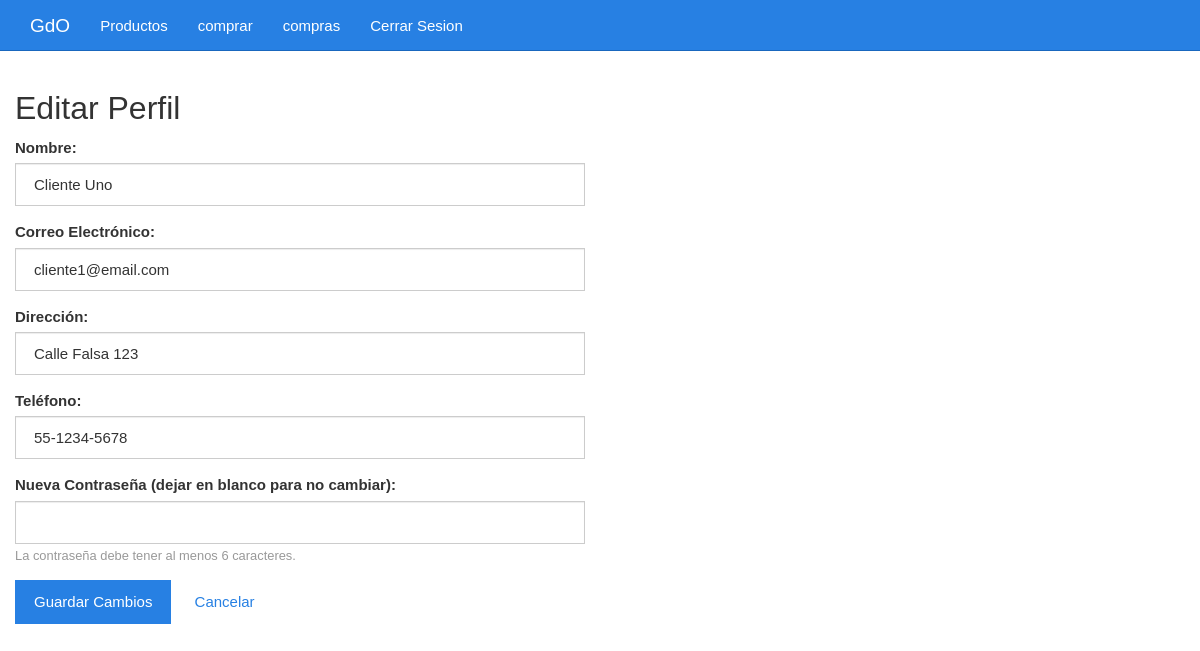
Screenshot of /cliente/editar_perfil.php (signed in) with the database file from the repository.
### tables this page shows
CREATE TABLE `usuarios` (
  `id` int NOT NULL,
  `nombre` varchar(255) NOT NULL,
  `email` varchar(255) NOT NULL,
  `password` varchar(255) NOT NULL,
  `rol` enum('admin','cliente','empleado') NOT NULL
);

CREATE TABLE `clientes` (
  `id` int NOT NULL,
  `direccion` varchar(255) DEFAULT NULL,
  `telefono` varchar(20) DEFAULT NULL
);

### cliente/editar_perfil.php (the view, shortened to what this page needs)
<?php
include_once "./diseño/encabezado.php";
include_once "../base/conexion.php";
$cliente_id = $_SESSION['usuario_id'];
try {
    $stmt_usuario = $conexion->prepare("SELECT nombre, email FROM usuarios WHERE id = :id");
    $stmt_usuario->bindParam(':id', $cliente_id);
    $stmt_usuario->execute();
    $usuario = $stmt_usuario->fetch(PDO::FETCH_ASSOC);
    $stmt_cliente = $conexion->prepare("SELECT direccion, telefono FROM clientes WHERE id = :id");
    $stmt_cliente->bindParam(':id', $cliente_id);
    $stmt_cliente->execute();
    $cliente_info = $stmt_cliente->fetch(PDO::FETCH_ASSOC);
} catch (PDOException $e) {
    echo "<div class='alert alert-danger'>Error al obtener los datos del perfil: " . $e->getMessage() . "</div>";
    exit();
}
?>
<div class="col-md-6 offset-md-3">
    <h2>Editar Perfil</h2>
    <form action="actualizar_perfil.php" method="POST">
        <div class="form-group">
            <label for="nombre">Nombre:</label>
            <input type="text" class="form-control" id="nombre" name="nombre" value="<?php echo htmlspecialchars($usuario['nombre']); ?>" required>
        </div>
        <div class="form-group">
            <label for="email">Correo Electrónico:</label>
            <input type="email" class="form-control" id="email" name="email" value="<?php echo htmlspecialchars($usuario['email']); ?>" required>
        </div>
        <div class="form-group">
            <label for="direccion">Dirección:</label>
            <input type="text" class="form-control" id="direccion" name="direccion" value="<?php echo htmlspecialchars($cliente_info['direccion'] ?? ''); ?>">
        </div>
        <div class="form-group">
            <label for="telefono">Teléfono:</label>
            <input type="text" class="form-control" id="telefono" name="telefono" value="<?php echo htmlspecialchars($cliente_info['telefono'] ?? ''); ?>">
        </div>
        <div class="form-group">
            <label for="nueva_password">Nueva Contraseña (dejar en blanco para no cambiar):</label>
            <input type="password" class="form-control" id="nueva_password" name="nueva_password">
            <small class="form-text text-muted">La contraseña debe tener al menos 6 caracteres.</small>
        </div>
        <button type="submit" class="btn btn-primary">Guardar Cambios</button>
        <a href="./listar.php" class="btn btn-secondary">Cancelar</a>
    </form>
</div>
<?php include_once "./diseño/pie.php"; ?>

### cliente/diseño/css/estilo.css (style rules this page uses)
body { padding-top: 70px; }

### rows the page displays
usuarios: nombre "Cliente Uno", email "cliente1@email.com"
clientes: direccion "Calle Falsa 123", telefono "55-1234-5678"
